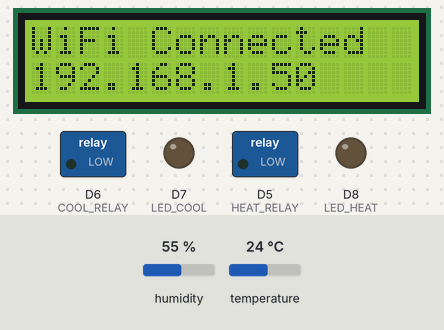
Simulated run of this sketch. Board: ESP8266 (NodeMCU). On the bench: 16×2 character LCD, switched loads named in the sketch (green lamp = pin HIGH), output pins drawn as LEDs (lit = HIGH). The test bench sets the inputs (shaded band); at power-on: humidity 55 %, temperature 24 °C. WiFi joins after 1.5 s; servers stay silent unless stated; uploads are accepted with an empty reply; what the sketch prints to the serial monitor is not drawn.

Above: at 1.7 s.
At 4.9 s:
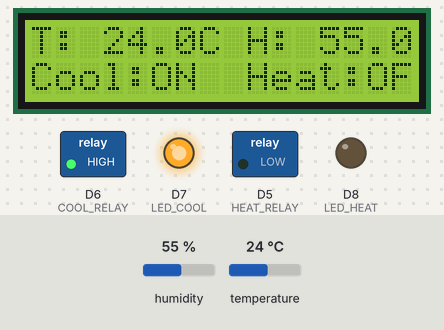
At 20.21 s:
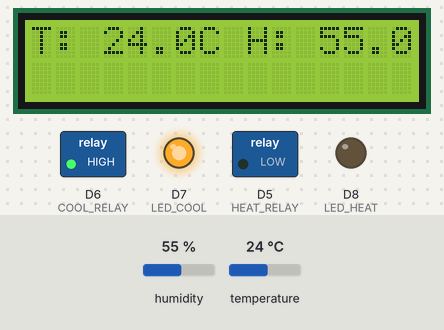
Timing chart, 0 to 21.7 s (numbered marks = the images above):
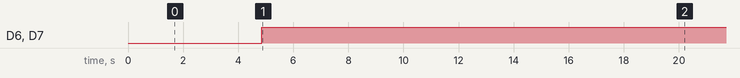

Measured:
- by itself, D6 (COOL_RELAY), D7 (LED_COOL): LOW → HIGH at 4.9 s
- what the display in image 0 shows lasts 3.1 s, from 1.6 s to 4.7 s
- what the display in image 1 shows lasts 15.2 s, from 4.9 s to 20.1 s

The sketch:

final_post_code.ino
```cpp
#include <ESP8266WiFi.h>
#include <DHT.h>
#include <ArduinoJson.h>
#include <ESP8266HTTPClient.h>
#include <Wire.h>
#include <LiquidCrystal_I2C.h>

#define DHTPIN D4
#define DHTTYPE DHT11
DHT dht(DHTPIN, DHTTYPE);

// Pins
#define COOL_RELAY D6
#define HEAT_RELAY D5
#define LED_COOL D7
#define LED_HEAT D8

LiquidCrystal_I2C lcd(0x27, 16, 2);

// WiFi
const char* ssid = "jesus";
const char* password = "jesus1234";

// API URLs
const char* post_url = "http://192.168.10.104/maize_weevil_new/sensors/insert.php";
const char* control_url = "http://192.168.10.104/maize_weevil_new/sensors/control.php";

void setup() {
  Serial.begin(115200);
  dht.begin();

  pinMode(COOL_RELAY, OUTPUT);
  pinMode(HEAT_RELAY, OUTPUT);
  pinMode(LED_COOL, OUTPUT);
  pinMode(LED_HEAT, OUTPUT);

  digitalWrite(COOL_RELAY, LOW);
  digitalWrite(HEAT_RELAY, LOW);
  digitalWrite(LED_COOL, LOW);
  digitalWrite(LED_HEAT, LOW);

  Wire.begin(D1, D2);
  lcd.init();
  lcd.backlight();
  lcd.setCursor(0, 0);
  lcd.print("Connecting WiFi");

  WiFi.begin(ssid, password);
  while (WiFi.status() != WL_CONNECTED) {
    delay(500);
    Serial.print(".");
  }

  lcd.clear();
  lcd.setCursor(0, 0);
  lcd.print("WiFi Connected");
  lcd.setCursor(0, 1);
  lcd.print(WiFi.localIP());
  delay(3000);
}

void loop() {
  float temp = dht.readTemperature();
  float humid = dht.readHumidity();

  if (isnan(temp) || isnan(humid)) {
    Serial.println("❌ Sensor error");
    lcd.clear();
    lcd.setCursor(0, 0);
    lcd.print("Sensor Error!");
    delay(3000);
    return;
  }

  // LCD
  lcd.clear();
  lcd.setCursor(0, 0);
  lcd.printf("T: %.1fC H: %.1f%%", temp, humid);

  // Control vars
  bool cool_manual = false, heat_manual = false;

  if (WiFi.status() == WL_CONNECTED) {
    // --- GET control commands ---
    WiFiClient client;
    HTTPClient http;
    http.begin(client, control_url);
    int code = http.GET();
    if (code == 200) {
      String json = http.getString();
      StaticJsonDocument<200> doc;
      DeserializationError err = deserializeJson(doc, json);
      if (!err) {
        cool_manual = doc["fan_cool"] == 1;
        heat_manual = doc["fan_heat"] == 1;
      }
    }
    http.end();
  }

  // --- Logic ---
  bool cool_auto = temp > 30 || humid > 35;
  bool heat_auto = temp < 20;

  bool cool_on = cool_auto || cool_manual;
  bool heat_on = heat_auto || heat_manual;

  digitalWrite(COOL_RELAY, cool_on ? HIGH : LOW);
  digitalWrite(LED_COOL, cool_on ? HIGH : LOW);
  digitalWrite(HEAT_RELAY, heat_on ? HIGH : LOW);
  digitalWrite(LED_HEAT, heat_on ? HIGH : LOW);

  lcd.setCursor(0, 1);
  lcd.print("Cool:");
  lcd.print(cool_on ? "ON " : "OFF");
  lcd.print(" Heat:");
  lcd.print(heat_on ? "ON" : "OFF");

  // --- POST data to DB ---
  if (WiFi.status() == WL_CONNECTED) {
    WiFiClient client;
    HTTPClient http;
    http.begin(client, post_url);
    http.addHeader("Content-Type", "application/json");

    StaticJsonDocument<256> doc;
    doc["temperature"] = temp;
    doc["humidity"] = humid;
    doc["cooling_status"] = cool_on ? 1 : 0;
    doc["heating_status"] = heat_on ? 1 : 0;

    String payload;
    serializeJson(doc, payload);

    int code = http.POST(payload);
    Serial.println("POST Status: " + String(code));
    http.end();
  }

  delay(15000);
}
```
